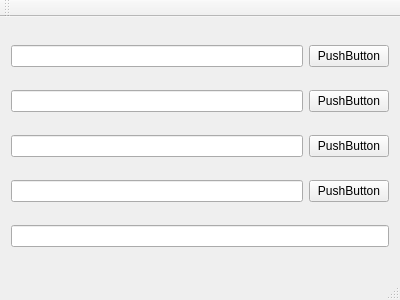
<?xml version="1.0" encoding="UTF-8"?>
<ui version="4.0">
 <class>LineEdit</class>
 <widget class="QMainWindow" name="LineEdit">
  <property name="geometry">
   <rect>
    <x>0</x>
    <y>0</y>
    <width>400</width>
    <height>300</height>
   </rect>
  </property>
  <property name="windowTitle">
   <string>LineEdit</string>
  </property>
  <widget class="QWidget" name="centralWidget">
   <layout class="QVBoxLayout" name="verticalLayout">
    <item>
     <layout class="QHBoxLayout" name="horizontalLayout">
      <item>
       <widget class="QLineEdit" name="lineEdit"/>
      </item>
      <item>
       <widget class="QPushButton" name="pushButton">
        <property name="text">
         <string>PushButton</string>
        </property>
       </widget>
      </item>
     </layout>
    </item>
    <item>
     <layout class="QHBoxLayout" name="horizontalLayout_2">
      <item>
       <widget class="QLineEdit" name="lineEdit_2"/>
      </item>
      <item>
       <widget class="QPushButton" name="pushButton_2">
        <property name="text">
         <string>PushButton</string>
        </property>
       </widget>
      </item>
     </layout>
    </item>
    <item>
     <layout class="QHBoxLayout" name="horizontalLayout_3">
      <item>
       <widget class="QLineEdit" name="lineEdit_3"/>
      </item>
      <item>
       <widget class="QPushButton" name="pushButton_3">
        <property name="text">
         <string>PushButton</string>
        </property>
       </widget>
      </item>
     </layout>
    </item>
    <item>
     <layout class="QHBoxLayout" name="horizontalLayout_4">
      <item>
       <widget class="QLineEdit" name="lineEdit_4"/>
      </item>
      <item>
       <widget class="QPushButton" name="pushButton_4">
        <property name="text">
         <string>PushButton</string>
        </property>
       </widget>
      </item>
     </layout>
    </item>
    <item>
     <widget class="QLineEdit" name="lineEdit_5"/>
    </item>
   </layout>
  </widget>
  <widget class="QMenuBar" name="menuBar">
   <property name="geometry">
    <rect>
     <x>0</x>
     <y>0</y>
     <width>400</width>
     <height>23</height>
    </rect>
   </property>
  </widget>
  <widget class="QToolBar" name="mainToolBar">
   <attribute name="toolBarArea">
    <enum>TopToolBarArea</enum>
   </attribute>
   <attribute name="toolBarBreak">
    <bool>false</bool>
   </attribute>
  </widget>
  <widget class="QStatusBar" name="statusBar"/>
 </widget>
 <layoutdefault spacing="6" margin="11"/>
 <resources/>
 <connections/>
</ui>
